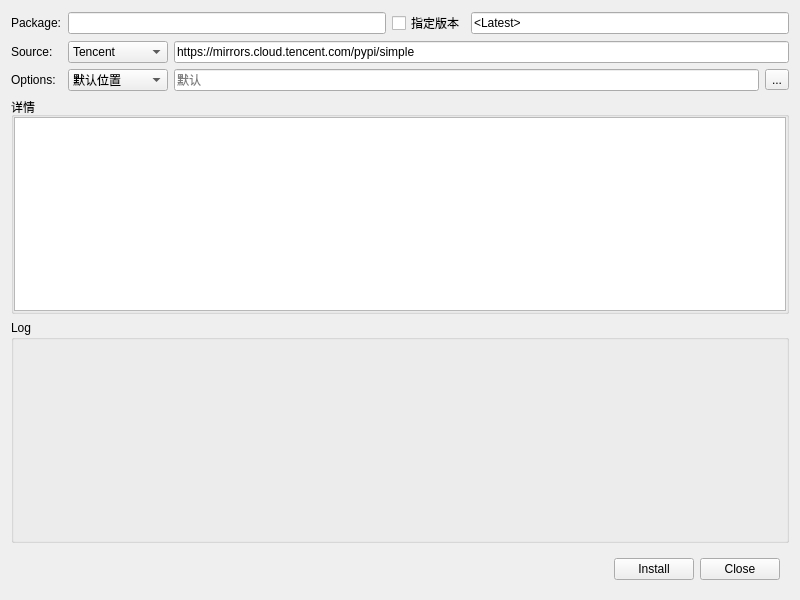
<?xml version="1.0" encoding="UTF-8"?>
<ui version="4.0">
 <class>Form</class>
 <widget class="QWidget" name="Form">
  <property name="geometry">
   <rect>
    <x>0</x>
    <y>0</y>
    <width>800</width>
    <height>600</height>
   </rect>
  </property>
  <property name="windowTitle">
   <string>Install</string>
  </property>
  <layout class="QVBoxLayout" name="verticalLayout">
   <item>
    <layout class="QHBoxLayout" name="horizontalLayout_4">
     <item>
      <layout class="QFormLayout" name="formLayout">
       <item row="0" column="0">
        <widget class="QLabel" name="label_2">
         <property name="text">
          <string>Package:</string>
         </property>
        </widget>
       </item>
       <item row="0" column="1">
        <layout class="QHBoxLayout" name="horizontalLayout_7">
         <item>
          <widget class="QLineEdit" name="lineEdit_name">
           <property name="text">
            <string/>
           </property>
          </widget>
         </item>
         <item>
          <widget class="QCheckBox" name="checkBox_version">
           <property name="text">
            <string>指定版本</string>
           </property>
          </widget>
         </item>
         <item>
          <widget class="QLineEdit" name="lineEdit_version">
           <property name="text">
            <string>&lt;Latest&gt;</string>
           </property>
          </widget>
         </item>
        </layout>
       </item>
       <item row="1" column="0">
        <widget class="QLabel" name="label">
         <property name="text">
          <string>Source:</string>
         </property>
        </widget>
       </item>
       <item row="1" column="1">
        <layout class="QHBoxLayout" name="horizontalLayout_3">
         <item>
          <widget class="QComboBox" name="comboBox_source">
           <property name="enabled">
            <bool>true</bool>
           </property>
           <property name="minimumSize">
            <size>
             <width>100</width>
             <height>0</height>
            </size>
           </property>
           <property name="maximumSize">
            <size>
             <width>100</width>
             <height>16777215</height>
            </size>
           </property>
           <item>
            <property name="text">
             <string>Tencent</string>
            </property>
           </item>
           <item>
            <property name="text">
             <string>Official</string>
            </property>
           </item>
           <item>
            <property name="text">
             <string>Tsinghua</string>
            </property>
           </item>
           <item>
            <property name="text">
             <string>AliYun</string>
            </property>
           </item>
           <item>
            <property name="text">
             <string>DouBan</string>
            </property>
           </item>
           <item>
            <property name="text">
             <string>Customize..</string>
            </property>
           </item>
          </widget>
         </item>
         <item>
          <widget class="QLineEdit" name="lineEdit_source">
           <property name="text">
            <string>https://mirrors.cloud.tencent.com/pypi/simple</string>
           </property>
           <property name="alignment">
            <set>Qt::AlignLeading|Qt::AlignLeft|Qt::AlignVCenter</set>
           </property>
           <property name="readOnly">
            <bool>true</bool>
           </property>
           <property name="placeholderText">
            <string>腾讯镜像源</string>
           </property>
          </widget>
         </item>
        </layout>
       </item>
       <item row="2" column="0">
        <widget class="QLabel" name="label_3">
         <property name="text">
          <string>Options:</string>
         </property>
        </widget>
       </item>
       <item row="2" column="1">
        <layout class="QHBoxLayout" name="horizontalLayout">
         <item>
          <widget class="QComboBox" name="comboBox_dir">
           <property name="minimumSize">
            <size>
             <width>100</width>
             <height>0</height>
            </size>
           </property>
           <property name="maximumSize">
            <size>
             <width>100</width>
             <height>16777215</height>
            </size>
           </property>
           <item>
            <property name="text">
             <string>默认位置</string>
            </property>
           </item>
           <item>
            <property name="text">
             <string>用户目录</string>
            </property>
           </item>
           <item>
            <property name="text">
             <string>仅下载</string>
            </property>
           </item>
           <item>
            <property name="text">
             <string>自定义</string>
            </property>
           </item>
          </widget>
         </item>
         <item>
          <widget class="QLineEdit" name="lineEdit_dir">
           <property name="readOnly">
            <bool>true</bool>
           </property>
           <property name="placeholderText">
            <string>默认</string>
           </property>
          </widget>
         </item>
         <item>
          <widget class="QToolButton" name="toolButton">
           <property name="text">
            <string>...</string>
           </property>
          </widget>
         </item>
        </layout>
       </item>
      </layout>
     </item>
    </layout>
   </item>
   <item>
    <widget class="QGroupBox" name="groupBox">
     <property name="title">
      <string>详情</string>
     </property>
     <layout class="QHBoxLayout" name="horizontalLayout_5">
      <property name="leftMargin">
       <number>0</number>
      </property>
      <property name="topMargin">
       <number>0</number>
      </property>
      <property name="rightMargin">
       <number>0</number>
      </property>
      <property name="bottomMargin">
       <number>0</number>
      </property>
      <item>
       <widget class="QTextEdit" name="textEdit_desc"/>
      </item>
     </layout>
    </widget>
   </item>
   <item>
    <widget class="QGroupBox" name="groupBox_2">
     <property name="title">
      <string>Log</string>
     </property>
     <layout class="QHBoxLayout" name="horizontalLayout_6">
      <property name="leftMargin">
       <number>0</number>
      </property>
      <property name="topMargin">
       <number>0</number>
      </property>
      <property name="rightMargin">
       <number>0</number>
      </property>
      <property name="bottomMargin">
       <number>0</number>
      </property>
      <item>
       <widget class="PMGProcessConsoleWidget" name="exec_log" native="true">
        <property name="minimumSize">
         <size>
          <width>0</width>
          <height>200</height>
         </size>
        </property>
       </widget>
      </item>
     </layout>
    </widget>
   </item>
   <item>
    <widget class="QWidget" name="widget" native="true">
     <property name="maximumSize">
      <size>
       <width>16777215</width>
       <height>50</height>
      </size>
     </property>
     <layout class="QVBoxLayout" name="verticalLayout_2">
      <item>
       <layout class="QHBoxLayout" name="horizontalLayout_2">
        <item>
         <spacer name="horizontalSpacer">
          <property name="orientation">
           <enum>Qt::Horizontal</enum>
          </property>
          <property name="sizeHint" stdset="0">
           <size>
            <width>40</width>
            <height>20</height>
           </size>
          </property>
         </spacer>
        </item>
        <item>
         <widget class="QPushButton" name="pushButton_install">
          <property name="text">
           <string>Install</string>
          </property>
         </widget>
        </item>
        <item>
         <widget class="QPushButton" name="pushButton_close">
          <property name="text">
           <string>Close</string>
          </property>
         </widget>
        </item>
       </layout>
      </item>
     </layout>
    </widget>
   </item>
  </layout>
 </widget>
 <customwidgets>
  <customwidget>
   <class>PMGProcessConsoleWidget</class>
   <extends>QWidget</extends>
   <header location="global">pmgwidgets</header>
   <container>1</container>
  </customwidget>
 </customwidgets>
 <resources/>
 <connections/>
</ui>
